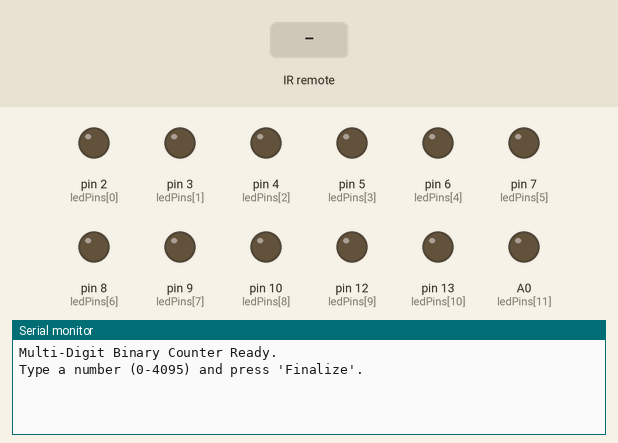
The sketch below on a simulated Arduino Uno, built with avr-gcc and run on an emulated ATmega328P. Shown: output pins drawn as LEDs (lit = HIGH), the last lines printed to the serial monitor. Inputs (shaded band) come from the test bench.

Above: at 1.2 s.
1.3 s: infrared code 0xBF40FF00 received
At 2.5 s:
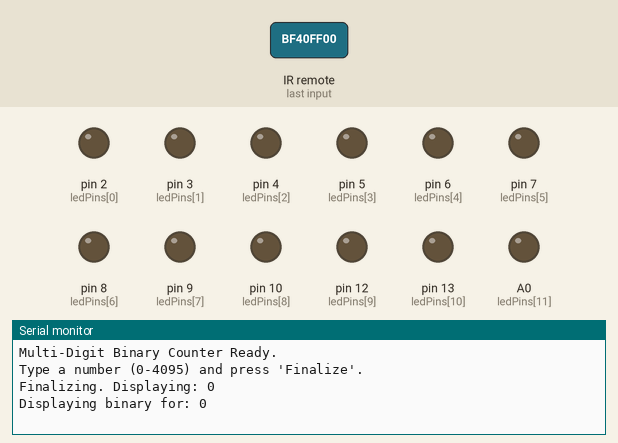
2.8 s: infrared code 0xBA45FF00 received
At 4.0 s:
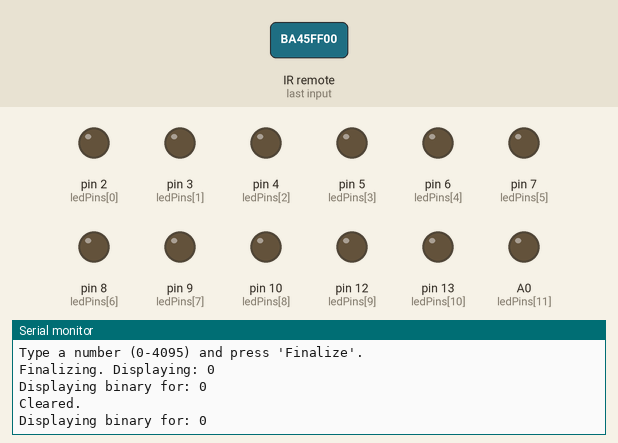
4.3 s: infrared code 0xE916FF00 received
At 4.9 s:
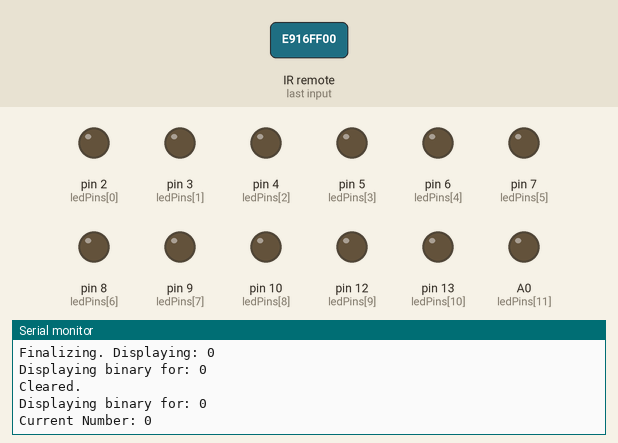

Measured:
- after the input at 1.3 s, the serial monitor: prints a new line at once (image 1)
- after the input at 2.8 s, the serial monitor: prints a new line at once (image 2)
- after the input at 4.3 s, the serial monitor: prints a new line at once (image 3)

The sketch:

BinaryLights.ino
```cpp
#include <IRremote.h>

// Hardware Pins
#define IR_RECEIVE_PIN 11
const int ledPins[] = {2, 3, 4, 5, 6, 7, 8, 9, 10, 12, 13, A0};

// Global Variable
long currentNumber = 0;

#define FINALIZE_CODE 0xBF40FF00  // Your "Enter" button
#define CLEAR_CODE    0xBA45FF00  // Your "Clear" button


void setup() {
  Serial.begin(9600);
  IrReceiver.begin(IR_RECEIVE_PIN, DISABLE_LED_FEEDBACK);

  for (int i = 0; i < 12; i++) {
    pinMode(ledPins[i], OUTPUT);
  }

  Serial.println("Multi-Digit Binary Counter Ready.");
  Serial.println("Type a number (0-4095) and press 'Finalize'.");
}

void loop() {
  if (IrReceiver.decode()) {

    int digitPressed = -1; // -1 means no digit was pressed

    // Switch statement to find out what was pressed
    switch (IrReceiver.decodedIRData.decodedRawData) {
      // Your number buttons
      case 0xE916FF00: digitPressed = 0; break;
      case 0xF30CFF00: digitPressed = 1; break;
      case 0xE718FF00: digitPressed = 2; break;
      case 0xA15EFF00: digitPressed = 3; break;
      case 0xF708FF00: digitPressed = 4; break;
      case 0xE31CFF00: digitPressed = 5; break;
      case 0xA55AFF00: digitPressed = 6; break;
      case 0xBD42FF00: digitPressed = 7; break;
      case 0xAD52FF00: digitPressed = 8; break;
      case 0xB54AFF00: digitPressed = 9; break;

      // Special function buttons
      case FINALIZE_CODE:
        Serial.print("Finalizing. Displaying: ");
        Serial.println(currentNumber);
        displayBinary(currentNumber); // Send the final number to the LEDs
        currentNumber = 0; // Reset for the next number
        break;

      case CLEAR_CODE:
        Serial.println("Cleared.");
        currentNumber = 0; // Reset the buffer
        displayBinary(0);  // Turn off all lights
        break;
    }

    // Logic to handle building the number
    if (digitPressed != -1) {
      // Check if the number will be too big (max 4095)
      if (currentNumber >= 409) {
        currentNumber = 4095; // Cap it at the max
      } else {
        currentNumber = (currentNumber * 10) + digitPressed;
      }

      Serial.print("Current Number: ");
      Serial.println(currentNumber);
    }

    IrReceiver.resume();
  }
}

void displayBinary(long n) {
  Serial.print("Displaying binary for: ");
  Serial.println(n);

  for (int i = 0; i < 12; i++) {
    if ((n >> i) & 1) {
      digitalWrite(ledPins[i], HIGH);
    } else {
      digitalWrite(ledPins[i], LOW);
    }
  }
}
```
